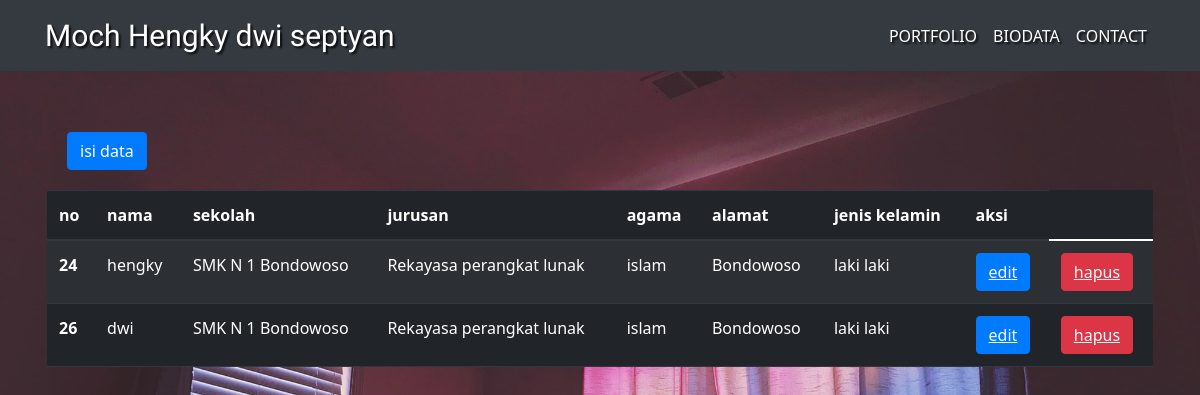
/php/index.php, run on the app's committed database.
### tables this page shows
CREATE TABLE `mhsiswa` (
  `id` int(50) NOT NULL,
  `nama` varchar(50) NOT NULL,
  `sekolah` varchar(100) NOT NULL,
  `jurusan` varchar(100) NOT NULL,
  `agama` varchar(100) NOT NULL,
  `alamat` varchar(500) NOT NULL,
  `jk` varchar(30) NOT NULL
);

### php/index.php (the view, shortened to what this page needs)
<?php
include 'conn.php';
?>
<!DOCTYPE html>
<html lang="en">
<head>
    <link href="https://cdn.jsdelivr.net/npm/bootstrap@5.1.3/dist/css/bootstrap.min.css" rel="stylesheet">
    <link rel="stylesheet" href="https://maxcdn.bootstrapcdn.com/bootstrap/4.0.0/css/bootstrap.min.css">
    <link rel="stylesheet" href="css/bootstrap-reboot.min.css">
    <link rel="stylesheet" href="../style.css">
</head>
<body>
    <nav class="navbar fixed-top navbar-expand-lg navbar-dark bg-dark">
        <div class="container">
            <a class="navbar-brand" href="#">Moch Hengky dwi septyan</a>
            <div class="collapse navbar-collapse " id="navbarNav">
                <ul class="navbar-nav ml-auto">
                    <li class="nav-item">
                        <a class="nav-link" href="../index.html">Portfolio <span class="sr-only">(current)</span></a>
                    </li>
                    <li class="nav-item">
                        <a class="nav-link" href="index.php">Biodata</a>
                    </li>
                    <li class="nav-item">
                        <a class="nav-link" href="contact.html">Contact</a>
                    </li>
                </ul>
            </div>
        </div>
    </nav>
    <div class="jumbotron bg-transparent">
        <div class="container">
            <div class="card-body">
                <button type="button" class="btn btn-primary" data-bs-toggle="modal" data-bs-target="#exampleModal" name="tambah">
                    isi data
                </button>
            </div>
            <table class="table table-dark table-striped">
                <thead>
                    <tr>
                        <th scope="col">no</th>
                        <th scope="col">nama</th>
                        <th scope="col">sekolah</th>
                        <th scope="col">jurusan</th>
                        <th scope="col">agama</th>
                        <th scope="col">alamat</th>
                        <th scope="col">jenis kelamin</th>
                        <th scope="col">aksi </th>
                    </tr>
                </thead>
                <tbody>
                    <?php
                    $sql = "SELECT * FROM mhsiswa";
                    $result = mysqli_query($conn, $sql);
                    if ($result) {
                        while ($row = mysqli_fetch_assoc($result)) {
                            $id = $row['id'];
                            $nama = $row['nama'];
                            $sekolah = $row['sekolah'];
                            $jurusan = $row['jurusan'];
                            $agama = $row['agama'];
                            $alamat = $row['alamat'];
                            $jk = $row['jk'];
                            echo '<tr>
                        <th scope="row">' . $id . '</th>
                        <td>' . $nama . '</td>
                        <td>' . $sekolah . '</td>
                        <td>' . $jurusan . '</td>
                        <td>' . $agama . '</td>
                        <td>' . $alamat . '</td>
                        <td>' . $jk . '</td>
                        <td><button class= "btn btn-primary" ><a href="update.php?updateid=' . $id . '" class="text-light">edit</a></button></td>
                        <td><button class= "btn btn-danger" ><a onclick="return confirm()" href="delete.php?deleteid=' . $row['id'] . '" class="text-light"">hapus</a></button></td>
                        </tr>';
                        }
                    }
                    ?>
                </tbody>
            </table>
        </div>
    </div>
</body>
</html>

### style.css (style rules this page uses)
body { background: url('img/bg.jpg') no-repeat center center fixed; background-size: cover; }
.navbar-brand { font-family: Viga; font-size: 30px; }
.nav-link { text-transform: uppercase; }
.navbar-brand, .nav-link { color: white !important; text-shadow: 2px 2px 2px rgba(0, 0, 0,0.8); }

### data on the page
mhsiswa: id "24", nama "hengky", sekolah "SMK N 1 Bondowoso", jurusan "Rekayasa perangkat lunak", agama "islam", alamat "Bondowoso", jk "laki laki"
mhsiswa: id "26", nama "dwi", sekolah "SMK N 1 Bondowoso", jurusan "Rekayasa perangkat lunak", agama "islam", alamat "Bondowoso", jk "laki laki"
